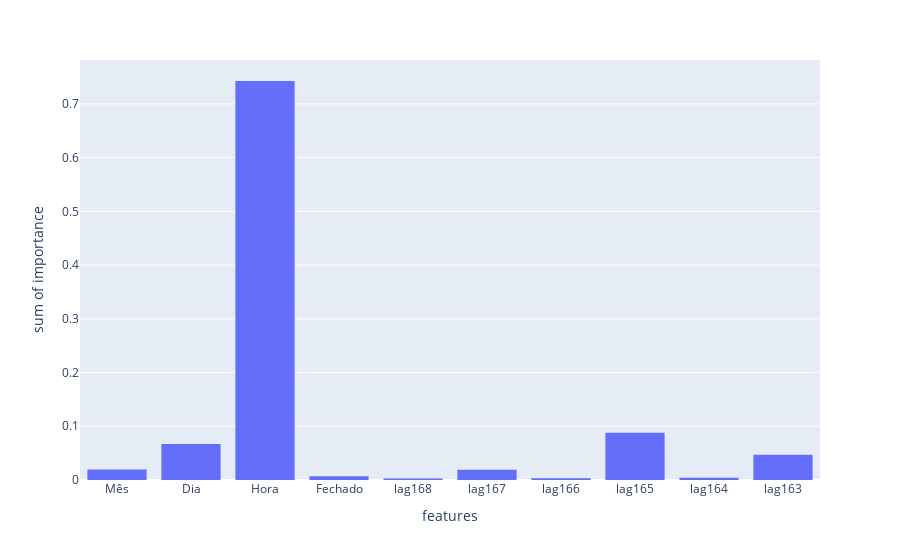

The notebook cell saved with this chart:
### Code cell
fig = px.histogram(pd.DataFrame(dict(zip(forecast_data_final.columns[:-1],rfr.feature_importances_)).items(),columns=['features','importance']),x='features',y='importance')
fig.show()

### Figure 1 — Plotly figure (JSON) as saved in the notebook; plotly's stock layout.template omitted (floating-point values rounded to 4 significant figures)
{"data": [{"alignmentgroup": "True", "bingroup": "x", "histfunc": "sum", "hovertemplate": "features=%{x}<br>sum of importance=%{y}<extra></extra>", "legendgroup": "", "marker": {"color": "#636efa", "pattern": {"shape": ""}}, "name": "", "offsetgroup": "", "orientation": "v", "showlegend": false, "type": "histogram", "x": ["Mês", "Dia", "Hora", "Fechado", "lag168", "lag167", "lag166", "lag165", "lag164", "lag163"], "xaxis": "x", "y": [0.01933, 0.06682, 0.7425, 0.006922, 0.002742, 0.01894, 0.003185, 0.08804, 0.00431, 0.04718], "yaxis": "y"}], "layout": {"barmode": "relative", "legend": {"tracegroupgap": 0}, "margin": {"t": 60}, "xaxis": {"anchor": "y", "domain": [0, 1], "title": {"text": "features"}}, "yaxis": {"anchor": "x", "domain": [0, 1], "title": {"text": "sum of importance"}}}}
